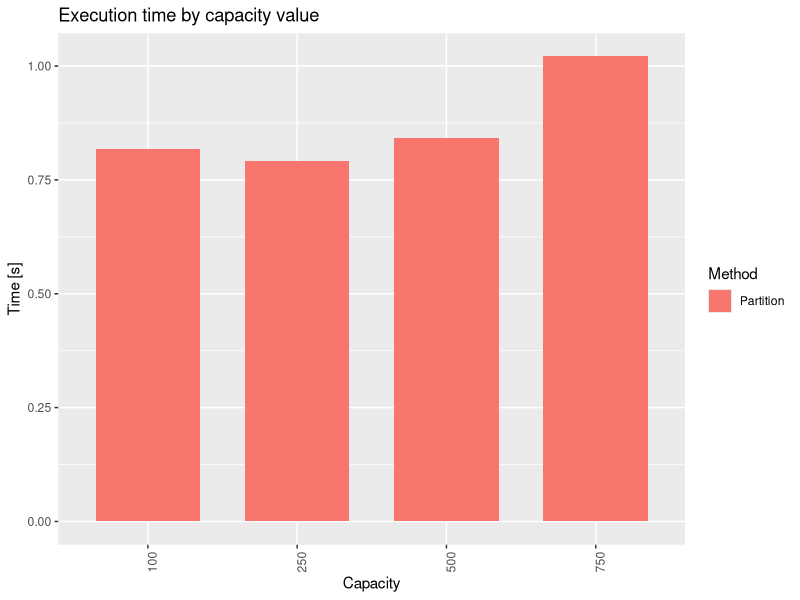
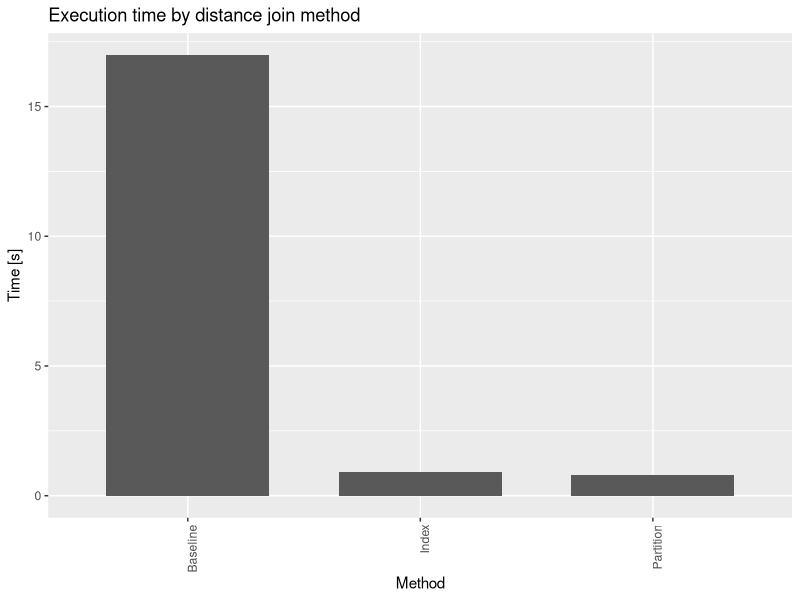
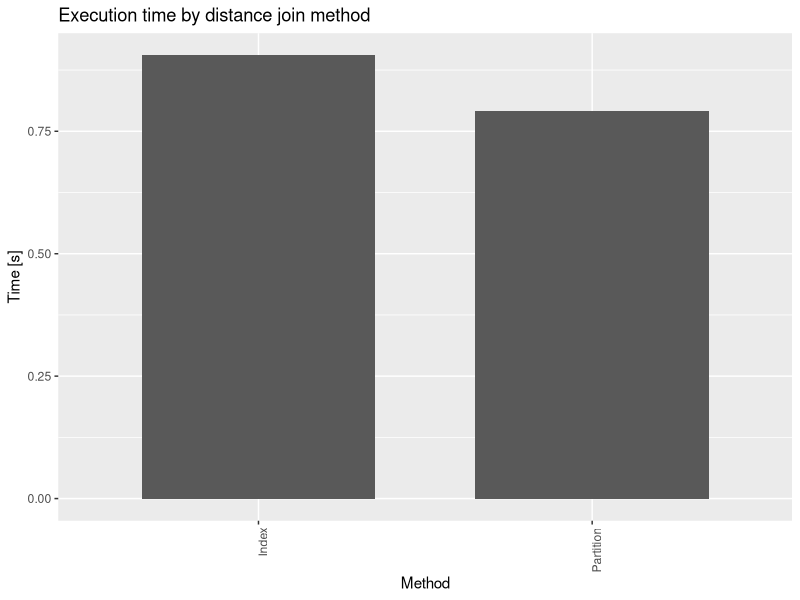
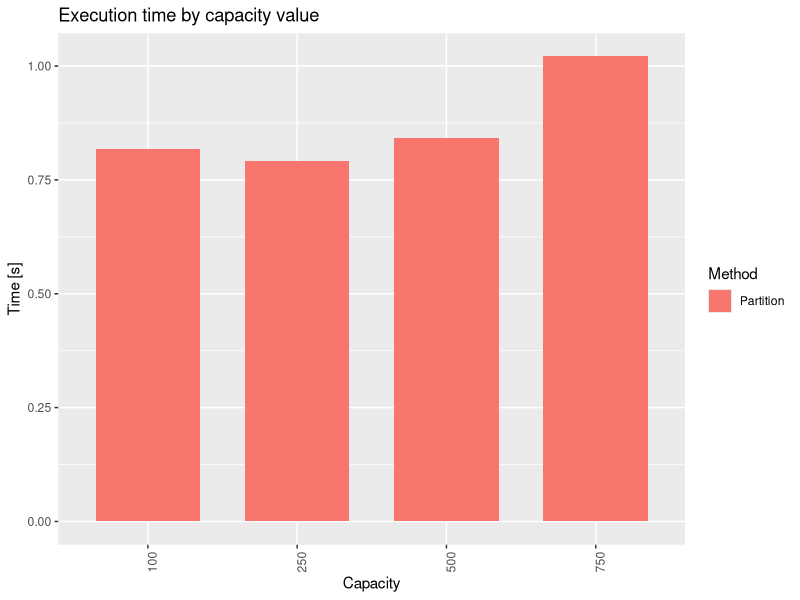
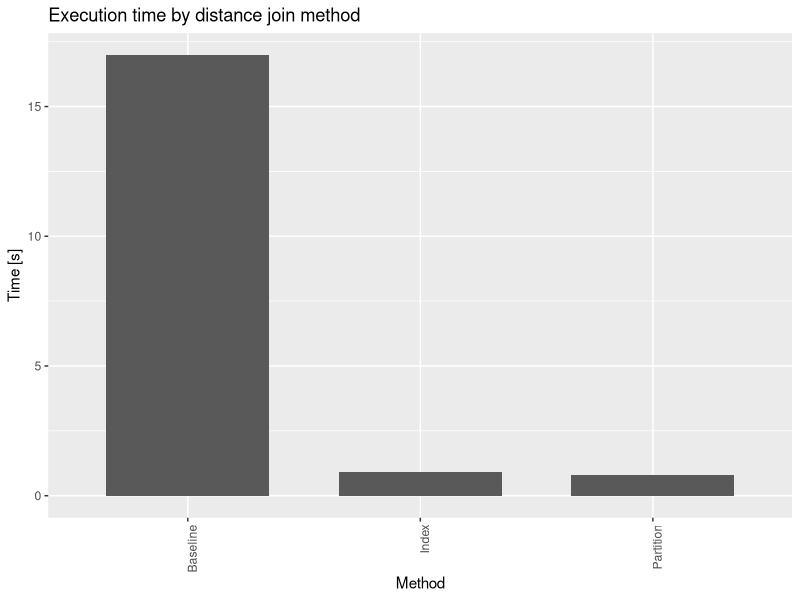
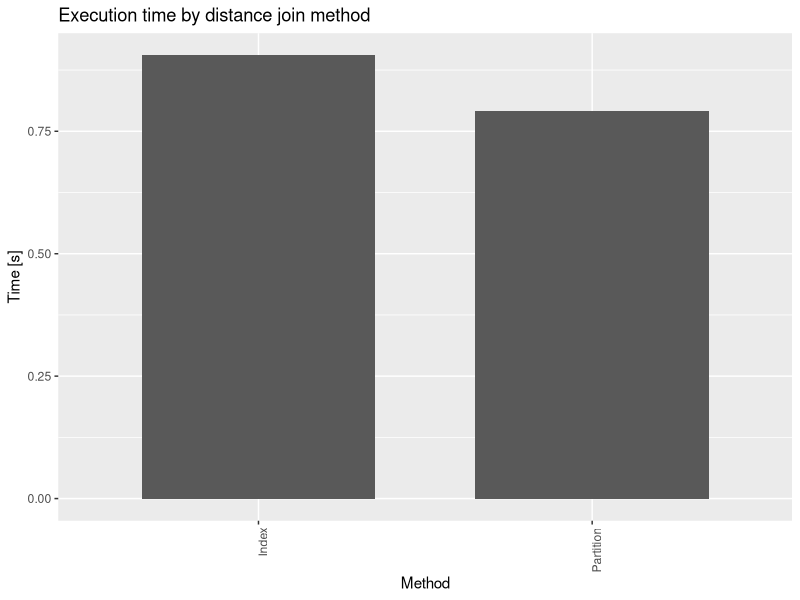

Write the R code that produced these figures, in order.
require(tidyverse)

log = enframe(readLines("ByIndexer.txt"))
paramsPattern = "capacity|method"
getParams <- function(command){
  params = str_trim(str_split(command, "--")[[1]])
  params = params[grepl(paramsPattern, params)]
  return(paste(params, collapse = " "))
}

spark = log %>% filter(grepl(value, pattern = "SparkSubmit ")) %>% 
  separate(value, into = c(NA, "appId", "command"), sep = "\\|")
spark$params = spark$command %>% map(getParams)
spark = spark %>% separate(params, into = c(NA,"Method",NA,"Capacity"), sep = " ") %>%
  #mutate(appId = as.numeric(appId)) %>%
  select(appId, Method, Capacity) 

fieldsGeoTester = c("Timestamp","Tag1","appId","Tag2","Tag3","Time")
mf = log %>% filter(grepl(value, pattern = "\\|Join done\\|")) %>% 
  filter(grepl(value, pattern = "\\|Time\\|")) %>% 
  separate(value, fieldsGeoTester, sep = "\\|") %>%
  mutate(Time = as.numeric(Time)) %>%
  #mutate(appId = as.numeric(appId)) %>%
  select(appId, Time)

data = mf %>% inner_join(spark, by = c("appId")) %>% select(Method, Capacity, Time)

dataP = data %>% filter(Method == "Partition") %>%
  group_by(Method, Capacity) %>% summarise(Time = mean(Time))

p = ggplot(data = dataP, aes(x = Capacity, y = Time, fill = Method)) +
  geom_bar(stat="identity", position=position_dodge(width = 0.75), width = 0.7) + 
  theme(axis.text.x = element_text(angle = 90, hjust = 1)) + 
  labs(x="Capacity", y="Time [s]", title="Execution time by capacity value") 
plot(p)
ggsave("ByCapacity.pdf", width = 10, height = 7, device = "pdf")

dataB = data %>% filter(Method == "Baseline") %>% select(Method, Time) %>%
  group_by(Method) %>% summarise(Time = mean(Time))
dataI = data %>% filter(Method == "Index") %>% select(Method, Time) %>%
  group_by(Method) %>% summarise(Time = mean(Time))
dataP = data %>% filter(Method == "Partition") %>% filter(Capacity == 250) %>% select(Method, Time) %>%
  group_by(Method) %>% summarise(Time = mean(Time))
dataJoin = bind_rows(dataB, dataI, dataP)

p = ggplot(data = dataJoin, aes(x = Method, y = Time)) +
  geom_bar(stat="identity", position=position_dodge(width = 0.75), width = 0.7) + 
  theme(axis.text.x = element_text(angle = 90, hjust = 1)) + 
  labs(x="Method", y="Time [s]", title="Execution time by distance join method") 
plot(p)
ggsave("ByMethod1.pdf", width = 10, height = 7, device = "pdf")

dataJoin = bind_rows(dataI, dataP)
p = ggplot(data = dataJoin, aes(x = Method, y = Time)) +
  geom_bar(stat="identity", position=position_dodge(width = 0.75), width = 0.7) + 
  theme(axis.text.x = element_text(angle = 90, hjust = 1)) + 
  labs(x="Method", y="Time [s]", title="Execution time by distance join method") 
plot(p)
ggsave("ByMethod2.pdf", width = 10, height = 7, device = "pdf")
